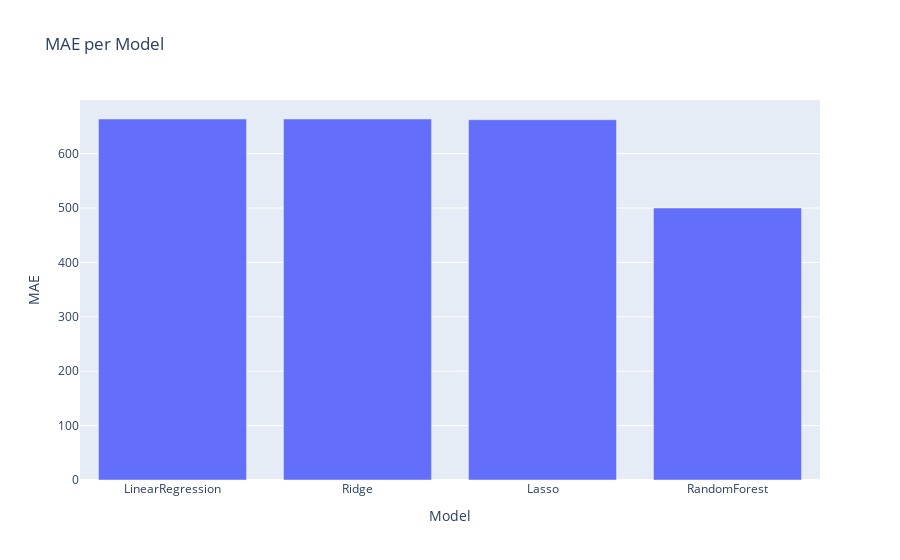

This figure's notebook cell:
### Code cell
import plotly.express as px

fig = px.bar(results_df, x='Model', y='MAE', title='MAE per Model')
fig.show()

### Figure 1 — Plotly figure (JSON) as saved in the notebook; plotly's stock layout.template omitted (floating-point values rounded to 4 significant figures)
{"data": [{"hovertemplate": "Model=%{x}<br>MAE=%{y}<extra></extra>", "legendgroup": "", "marker": {"color": "#636efa", "pattern": {"shape": ""}}, "name": "", "orientation": "v", "showlegend": false, "textposition": "auto", "type": "bar", "x": ["LinearRegression", "Ridge", "Lasso", "RandomForest"], "xaxis": "x", "y": [663.7, 663.7, 662.4, 500.0], "yaxis": "y"}], "layout": {"barmode": "relative", "legend": {"tracegroupgap": 0}, "title": {"text": "MAE per Model"}, "xaxis": {"anchor": "y", "domain": [0, 1], "title": {"text": "Model"}}, "yaxis": {"anchor": "x", "domain": [0, 1], "title": {"text": "MAE"}}}}
